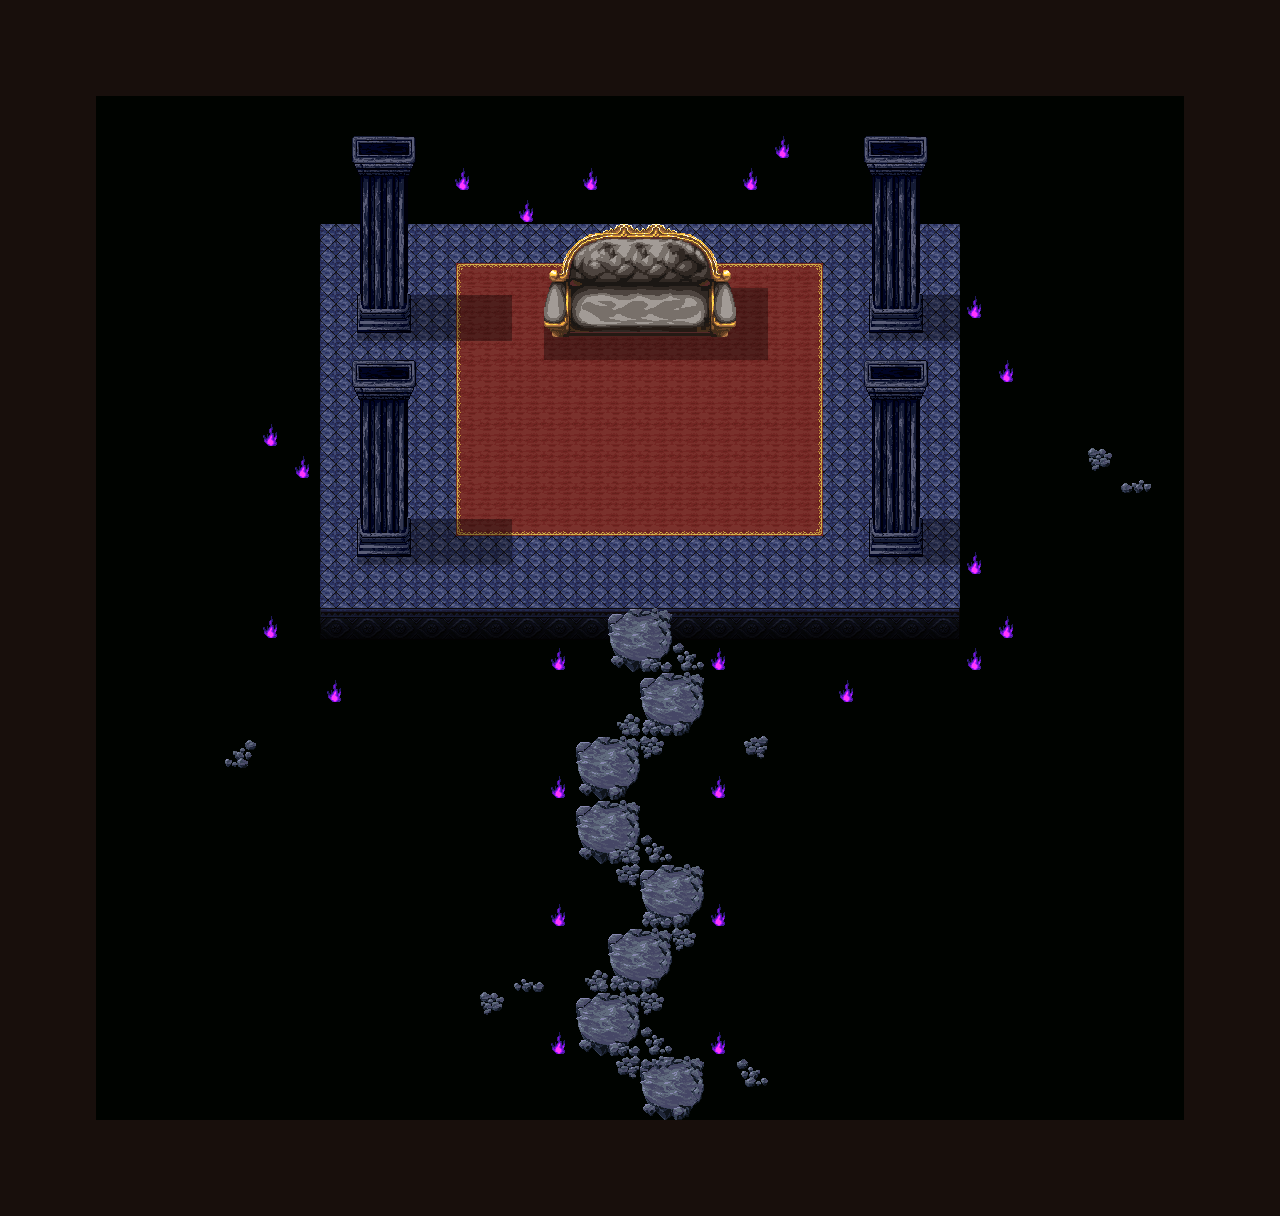

This game map was drawn from its Tiled (.tmx) file and the tilesets committed beside it. A one-line description and the trimmed map source follow:
An orthogonal 40x38 tile map with 32x32 px tiles, 15 tile layers (wall, floor-2, floor-1, shadow-2, ...).

<map version="1.10" tiledversion="1.10.1" orientation="orthogonal" renderorder="right-down" width="40" height="38" tilewidth="32" tileheight="32" infinite="0" nextlayerid="23" nextobjectid="1">
  <tileset firstgid="1" source="../39,40_tsx/39,40_maptip.tsx" />
  <layer id="3" name="wall" width="40" height="38">
    <data>[1520 cells, 0 non-empty, 0 distinct tile ids]</data>
  </layer>
  <layer id="15" name="floor-2" width="40" height="38">
    <data>[1520 cells, 1520 non-empty, 1 distinct tile ids]</data>
  </layer>
  <layer id="1" name="floor-1" width="40" height="38">
    <data>[1520 cells, 658 non-empty, 5 distinct tile ids]</data>
  </layer>
  <layer id="5" name="shadow-2" width="40" height="38">
    <data>[1520 cells, 1280 non-empty, 2 distinct tile ids]</data>
  </layer>
  <layer id="10" name="collijon" width="40" height="38">
    <data>[1520 cells, 122 non-empty, 1 distinct tile ids]</data>
  </layer>
  <layer id="18" name="rock-2" width="40" height="38">
    <data>[1520 cells, 49 non-empty, 11 distinct tile ids]</data>
  </layer>
  <layer id="16" name="rock-1" width="40" height="38">
    <data>[1520 cells, 7 non-empty, 3 distinct tile ids]</data>
  </layer>
  <layer id="17" name="objects-3" width="40" height="38">
    <data>[1520 cells, 131 non-empty, 10 distinct tile ids]</data>
  </layer>
  <layer id="21" name="shadow-1" width="40" height="38">
    <data>[1520 cells, 44 non-empty, 5 distinct tile ids]</data>
  </layer>
  <layer id="19" name="objects-2" width="40" height="38">
    <data>[1520 cells, 20 non-empty, 12 distinct tile ids]</data>
  </layer>
  <layer id="8" name="chara" width="40" height="38">
    <data>[1520 cells, 0 non-empty, 0 distinct tile ids]</data>
  </layer>
  <layer id="9" name="objects-1" width="40" height="38">
    <data>[1520 cells, 60 non-empty, 22 distinct tile ids]</data>
  </layer>
  <layer id="14" name="item" width="40" height="38">
    <data>[1520 cells, 0 non-empty, 0 distinct tile ids]</data>
  </layer>
  <layer id="2" name="flame" width="40" height="38">
    <data>[1520 cells, 432 non-empty, 1 distinct tile ids]</data>
  </layer>
  <layer id="22" name="タイルレイヤー15" width="40" height="38">
    <data>[1520 cells, 0 non-empty, 0 distinct tile ids]</data>
  </layer>
</map>
